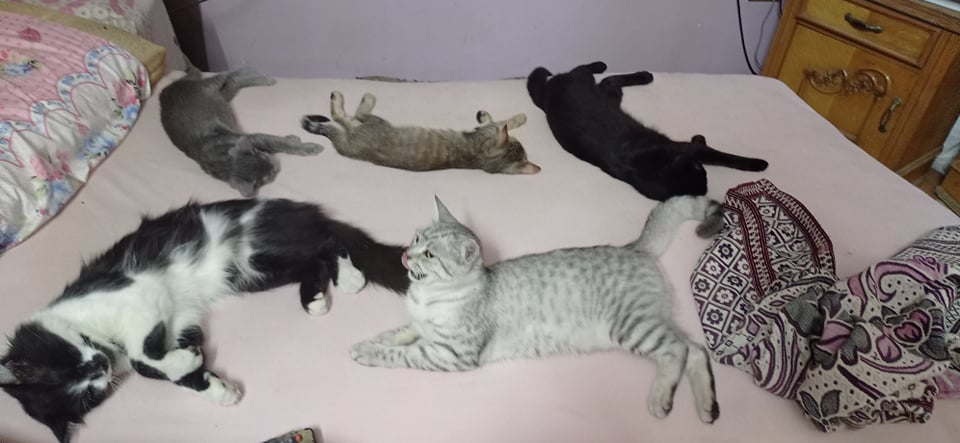
#> input picture 32- Features Matchers/cats.jpg, 960 x 443 px
$ python 'flaan matcher.py'
#> lines starting #> are read from the running program, lines starting #| are printed output that depends on the picture
import cv2
import numpy as np

img1  = cv2.imread('cats.jpg')
#> img1 is the input picture: shape (443, 960, 3); mean B, G, R 128.1, 130.5, 138.6
img2  = cv2.imread('target.jpg')
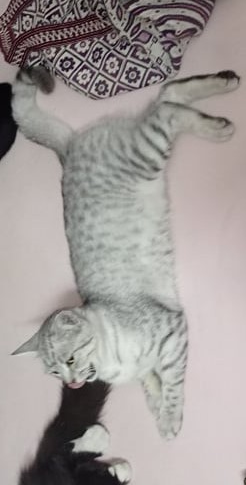
#> input picture 32- Features Matchers/target.jpg, 246 x 485 px
#> img2 is the input picture: shape (485, 246, 3); mean B, G, R 153.1, 155.2, 161.1

gray1 = cv2.cvtColor(img1,cv2.COLOR_BGR2GRAY)
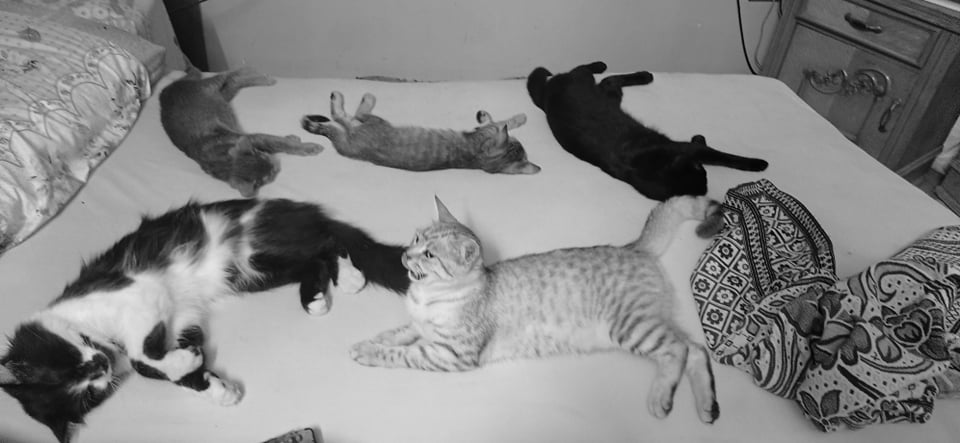
#> gray1: shape (443, 960); min 1, max 231, mean 132.6
gray2 = cv2.cvtColor(img2,cv2.COLOR_BGR2GRAY)

sift = cv2.ORB_create()
kp1,des1 = sift.detectAndCompute(gray1,None)
#> kp1 = 500 keypoints; strongest (x, y, size): (727, 263, 31), (727, 262, 37.2), (723, 268, 31), (771, 232, 31)
kp2,des2 = sift.detectAndCompute(gray2,None)
#> kp2 = 449 keypoints; strongest (x, y, size): (82, 61, 31), (78, 61, 31), (84, 66, 31), (84, 55, 31)

FLANN_INDEX_KDTREE = 0
index_params = dict(algorithm = FLANN_INDEX_KDTREE, trees = 5)
search_params = dict(checks=50)

flann = cv2.FlannBasedMatcher(index_params,search_params)
#> (the run stopped early here; a loop or call above may not have finished)
